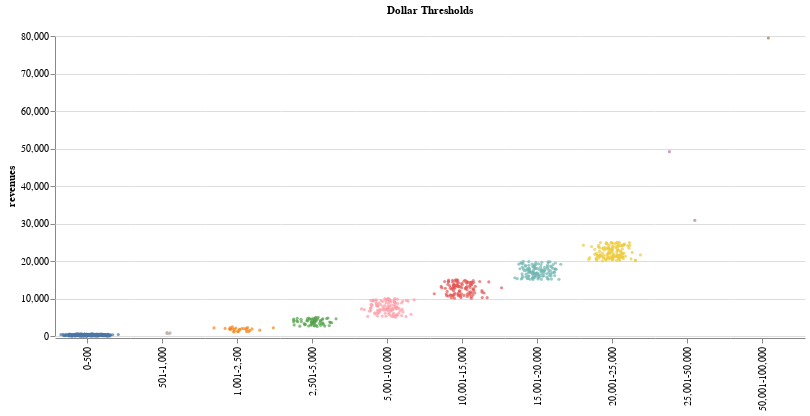

The notebook cell this image was saved under:
### Code cell
dflm=pd.read_excel('dflowtomid.xlsx')

stripplot =  alt.Chart(dflm, width=80).mark_circle(size=10).encode(
    x=alt.X(
        'jitter:Q',
        title=None,
        axis=alt.Axis(values=[0], ticks=True, grid=False, labels=False),
        scale=alt.Scale()
    ),
    y=alt.Y('revenues:Q'),
    color=alt.Color('Dollar Thresholds:N', legend=None),
    column=alt.Column(
        'Dollar Thresholds:N',sort=alt.EncodingSortField(
        field='Dollar Threshold ID',
        order='ascending'),
        header=alt.Header(
            labelAngle=-90,
            titleOrient='top',
            labelOrient='bottom',
            labelAlign='right',
            labelPadding=3,
        ),
   ),
).transform_calculate(
    #Generate Gaussian jitter with a Box-Muller transform
    jitter='sqrt(-2*log(random()))*cos(2*PI*random())'
).configure_facet(
    spacing=0
).configure_view(
    stroke=None
).properties(width=75)

stripplot

### Figure 1 — Vega-Lite specification as saved in the notebook (floating-point values rounded to 4 significant figures; data arrays with more than 128 entries replaced by an {"elided": "..."} marker saying what was removed)
{"config": {"view": {"continuousWidth": 400, "continuousHeight": 300, "stroke": null}, "facet": {"spacing": 0}}, "data": {"name": "data-0d9d4c70c17fe2672e4276bd83e766bd"}, "mark": {"type": "circle", "size": 10}, "encoding": {"color": {"type": "nominal", "field": "Dollar Thresholds", "legend": null}, "column": {"type": "nominal", "field": "Dollar Thresholds", "header": {"labelAlign": "right", "labelAngle": -90, "labelOrient": "bottom", "labelPadding": 3, "titleOrient": "top"}, "sort": {"field": "Dollar Threshold ID", "order": "ascending"}}, "x": {"type": "quantitative", "axis": {"grid": false, "labels": false, "ticks": true, "values": [0]}, "field": "jitter", "scale": {}, "title": null}, "y": {"type": "quantitative", "field": "revenues"}}, "transform": [{"calculate": "sqrt(-2*log(random()))*cos(2*PI*random())", "as": "jitter"}], "width": 75, "$schema": "https://vega.github.io/schema/vega-lite/v4.8.1.json", "datasets": {"data-0d9d4c70c17fe2672e4276bd83e766bd": {"elided": "983 records"}}}
